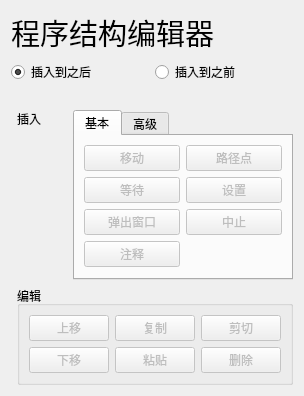
            <widget class="QWidget" name="structTab">
             <attribute name="title">
              <string>结构</string>
             </attribute>
             <layout class="QGridLayout" name="gridLayout_17">
              <item row="3" column="1">
               <layout class="QVBoxLayout" name="verticalLayout_14">
                <item>
                 <widget class="QLabel" name="label_34">
                  <property name="text">
                   <string>插入</string>
                  </property>
                 </widget>
                </item>
                <item>
                 <spacer name="verticalSpacer_12">
                  <property name="orientation">
                   <enum>Qt::Vertical</enum>
                  </property>
                  <property name="sizeHint" stdset="0">
                   <size>
                    <width>20</width>
                    <height>40</height>
                   </size>
                  </property>
                 </spacer>
                </item>
               </layout>
              </item>
              <item row="3" column="3">
               <widget class="QTabWidget" name="insertCommandTabWidget">
                <property name="currentIndex">
                 <number>0</number>
                </property>
                <widget class="QWidget" name="baseCommandTab">
                 <attribute name="title">
                  <string>基本</string>
                 </attribute>
                 <layout class="QGridLayout" name="gridLayout_18">
                  <item row="2" column="0">
                   <widget class="QPushButton" name="addPopCommandButton">
                    <property name="enabled">
                     <bool>false</bool>
                    </property>
                    <property name="text">
                     <string>弹出窗口</string>
                    </property>
                   </widget>
                  </item>
                  <item row="1" column="0">
                   <widget class="QPushButton" name="addWaitCommandButton">
                    <property name="enabled">
                     <bool>false</bool>
                    </property>
                    <property name="text">
                     <string>等待</string>
                    </property>
                   </widget>
                  </item>
                  <item row="1" column="1">
                   <widget class="QPushButton" name="addSetCommandButton">
                    <property name="enabled">
                     <bool>false</bool>
                    </property>
                    <property name="text">
                     <string>设置</string>
                    </property>
                   </widget>
                  </item>
                  <item row="0" column="0">
                   <widget class="QPushButton" name="addMoveCommandButton">
                    <property name="enabled">
                     <bool>false</bool>
                    </property>
                    <property name="text">
                     <string>移动</string>
                    </property>
                   </widget>
                  </item>
                  <item row="0" column="1">
                   <widget class="QPushButton" name="addPointCommandButton">
                    <property name="enabled">
                     <bool>false</bool>
                    </property>
                    <property name="text">
                     <string>路径点</string>
                    </property>
                   </widget>
                  </item>
                  <item row="2" column="1">
                   <widget class="QPushButton" name="addStopCommandButton">
                    <property name="enabled">
                     <bool>false</bool>
                    </property>
                    <property name="text">
                     <string>中止</string>
                    </property>
                   </widget>
                  </item>
                  <item row="3" column="0">
                   <widget class="QPushButton" name="addCommentButton">
                    <property name="enabled">
                     <bool>false</bool>
                    </property>
                    <property name="text">
                     <string>注释</string>
                    </property>
                   </widget>
                  </item>
                 </layout>
                </widget>
                <widget class="QWidget" name="advancedCommandTab">
                 <attribute name="title">
                  <string>高级</string>
                 </attribute>
                </widget>
               </widget>
              </item>
              <item row="0" column="0" colspan="4">
               <widget class="QLabel" name="label_33">
                <property name="sizePolicy">
                 <sizepolicy hsizetype="Preferred" vsizetype="Minimum">
                  <horstretch>0</horstretch>
                  <verstretch>0</verstretch>
                 </sizepolicy>
                </property>
                <property name="font">
                 <font>
                  <family>黑体</family>
                  <pointsize>22</pointsize>
                 </font>
                </property>
                <property name="text">
                 <string>程序结构编辑器</string>
                </property>
               </widget>
              </item>
              <item row="3" column="2">
               <spacer name="horizontalSpacer_13">
                <property name="orientation">
                 <enum>Qt::Horizontal</enum>
                </property>
                <property name="sizeType">
                 <enum>QSizePolicy::Minimum</enum>
                </property>
                <property name="sizeHint" stdset="0">
                 <size>
                  <width>20</width>
                  <height>20</height>
                 </size>
                </property>
               </spacer>
              </item>
              <item row="1" column="0" colspan="4">
               <layout class="QHBoxLayout" name="horizontalLayout_26">
                <item>
                 <widget class="QRadioButton" name="insertCommandNextRadioButton">
                  <property name="text">
                   <string>插入到之后</string>
                  </property>
                  <property name="checked">
                   <bool>true</bool>
                  </property>
                 </widget>
                </item>
                <item>
                 <widget class="QRadioButton" name="insertCommandPrevRadioButton">
                  <property name="text">
                   <string>插入到之前</string>
                  </property>
                 </widget>
                </item>
               </layout>
              </item>
              <item row="2" column="1" colspan="3">
               <widget class="QLabel" name="label_35">
                <property name="text">
                 <string/>
                </property>
               </widget>
              </item>
              <item row="4" column="1" colspan="3">
               <widget class="QGroupBox" name="groupBox_9">
                <property name="sizePolicy">
                 <sizepolicy hsizetype="Preferred" vsizetype="Expanding">
                  <horstretch>0</horstretch>
                  <verstretch>0</verstretch>
                 </sizepolicy>
                </property>
                <property name="title">
                 <string>编辑</string>
                </property>
                <layout class="QGridLayout" name="gridLayout_19">
                 <item row="1" column="0">
                  <widget class="QPushButton" name="downCommandButton">
                   <property name="enabled">
                    <bool>false</bool>
                   </property>
                   <property name="text">
                    <string>下移</string>
                   </property>
                  </widget>
                 </item>
                 <item row="0" column="1">
                  <widget class="QPushButton" name="copyCommandButton">
                   <property name="enabled">
                    <bool>false</bool>
                   </property>
                   <property name="text">
                    <string>复制</string>
                   </property>
                  </widget>
                 </item>
                 <item row="0" column="0">
                  <widget class="QPushButton" name="upCommandButton">
                   <property name="enabled">
                    <bool>false</bool>
                   </property>
                   <property name="text">
                    <string>上移</string>
                   </property>
                  </widget>
                 </item>
                 <item row="1" column="1">
                  <widget class="QPushButton" name="pasteCommandButton">
                   <property name="enabled">
                    <bool>false</bool>
                   </property>
                   <property name="text">
                    <string>粘贴</string>
                   </property>
                  </widget>
                 </item>
                 <item row="0" column="2">
                  <widget class="QPushButton" name="cutCommandButton">
                   <property name="enabled">
                    <bool>false</bool>
                   </property>
                   <property name="text">
                    <string>剪切</string>
                   </property>
                  </widget>
                 </item>
                 <item row="1" column="2">
                  <widget class="QPushButton" name="deleteCommandButton">
                   <property name="enabled">
                    <bool>false</bool>
                   </property>
                   <property name="text">
                    <string>删除</string>
                   </property>
                  </widget>
                 </item>
                </layout>
               </widget>
              </item>
             </layout>
            </widget>
